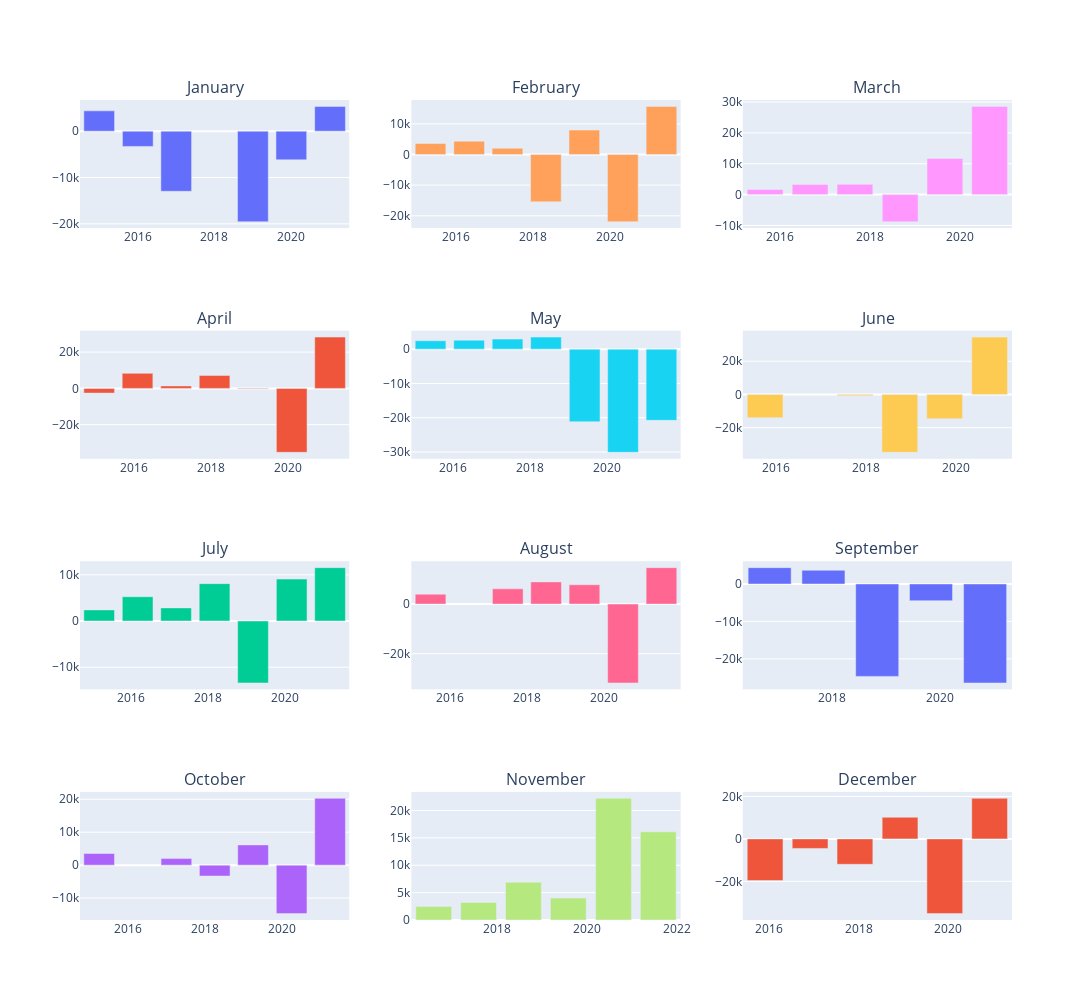

Write notebook code for a chart like this one.
### Code cell
fig = make_subplots(rows=4, cols=3, subplot_titles = ['January', 'February', 'March', 'April', 'May', 'June', 'July', 'August', 'September', 'October', 'November', 'December'] )

n = 0
for i in range(1,4):
    for j in range(1, 5):
        n += 1
        x = df1['Trans_Date'].loc[(df1['Trans_Date'].dt.month==n)]
        y = df1['Total Profit/Loss'].loc[(df1['Trans_Date'].dt.month==n)]
        fig.add_trace(
            go.Bar(x=x , y=y,showlegend=False),
            row=j, col=i
        )
fig.update_layout(height=1000, width=1100)

fig.show()

### Figure 1 — Plotly figure (JSON) as saved in the notebook; plotly's stock layout.template omitted (floating-point values rounded to 4 significant figures)
{"data": [{"showlegend": false, "type": "bar", "x": ["2015-01-02T00:00:00", "2016-01-04T00:00:00", "2017-01-03T00:00:00", "2019-01-02T00:00:00", "2020-01-02T00:00:00", "2021-01-04T00:00:00"], "xaxis": "x", "y": [4384, -3289.0, -12980.0, -19545, -6188.0, 5348.0], "yaxis": "y"}, {"showlegend": false, "type": "bar", "x": ["2015-02-02T00:00:00", "2016-02-01T00:00:00", "2017-02-01T00:00:00", "2018-02-01T00:00:00", "2019-02-01T00:00:00", "2020-02-03T00:00:00", "2021-02-01T00:00:00"], "xaxis": "x4", "y": [-2604.0, 8315, 1377.0, 7168, -294.7, -35272, 28330], "yaxis": "y4"}, {"showlegend": false, "type": "bar", "x": ["2015-03-02T00:00:00", "2016-03-01T00:00:00", "2017-03-01T00:00:00", "2018-03-01T00:00:00", "2019-03-01T00:00:00", "2020-03-02T00:00:00", "2021-03-01T00:00:00"], "xaxis": "x7", "y": [2408, 5255, 2843, 8087.0, -13400.0, 9072, 11550.0], "yaxis": "y7"}, {"showlegend": false, "type": "bar", "x": ["2015-04-01T00:00:00", "2017-04-03T00:00:00", "2018-04-02T00:00:00", "2019-04-01T00:00:00", "2020-04-01T00:00:00", "2021-04-01T00:00:00"], "xaxis": "x10", "y": [3529, 1987, -3319.0, 6139, -14720.0, 20305], "yaxis": "y10"}, {"showlegend": false, "type": "bar", "x": ["2015-05-01T00:00:00", "2016-05-02T00:00:00", "2017-05-01T00:00:00", "2018-05-01T00:00:00", "2019-05-01T00:00:00", "2020-05-01T00:00:00", "2021-05-03T00:00:00"], "xaxis": "x2", "y": [3609, 4364, 2032, -15450.0, 7990.0, -21935, 15700], "yaxis": "y2"}, {"showlegend": false, "type": "bar", "x": ["2015-06-01T00:00:00", "2016-06-01T00:00:00", "2017-06-01T00:00:00", "2018-06-01T00:00:00", "2019-06-03T00:00:00", "2020-06-01T00:00:00", "2021-06-01T00:00:00"], "xaxis": "x5", "y": [2444, 2612, 2929, 3533, -21160.0, -30100.0, -20770.0], "yaxis": "y5"}, {"showlegend": false, "type": "bar", "x": ["2015-07-01T00:00:00", "2017-07-03T00:00:00", "2018-07-02T00:00:00", "2019-07-01T00:00:00", "2020-07-01T00:00:00", "2021-07-01T00:00:00"], "xaxis": "x8", "y": [3971.0, 6141, 8916, 7781, -31750.0, 14648], "yaxis": "y8"}, {"showlegend": false, "type": "bar", "x": ["2016-08-01T00:00:00", "2017-08-01T00:00:00", "2018-08-01T00:00:00", "2019-08-01T00:00:00", "2020-08-03T00:00:00", "2021-08-02T00:00:00"], "xaxis": "x11", "y": [2450, 3209, 6911.0, 4006, 22225, 16100], "yaxis": "y11"}, {"showlegend": false, "type": "bar", "x": ["2015-09-01T00:00:00", "2016-09-01T00:00:00", "2017-09-01T00:00:00", "2018-09-04T00:00:00", "2019-09-03T00:00:00", "2020-09-01T00:00:00"], "xaxis": "x3", "y": [1639.0, 3282, 3323, -8784.0, 11728, 28585], "yaxis": "y3"}, {"showlegend": false, "type": "bar", "x": ["2015-10-01T00:00:00", "2017-10-02T00:00:00", "2018-10-01T00:00:00", "2019-10-01T00:00:00", "2020-10-01T00:00:00"], "xaxis": "x6", "y": [-13990.0, -843.0, -34880.0, -14620.0, 34600], "yaxis": "y6"}, {"showlegend": false, "type": "bar", "x": ["2016-11-01T00:00:00", "2017-11-01T00:00:00", "2018-11-01T00:00:00", "2019-11-01T00:00:00", "2020-11-02T00:00:00"], "xaxis": "x9", "y": [4364, 3671, -24690.0, -4474.0, -26447], "yaxis": "y9"}, {"showlegend": false, "type": "bar", "x": ["2015-12-01T00:00:00", "2016-12-01T00:00:00", "2017-12-01T00:00:00", "2018-12-03T00:00:00", "2019-12-02T00:00:00", "2020-12-01T00:00:00"], "xaxis": "x12", "y": [-19630.0, -4508.0, -11960.0, 10175, -35183, 19112], "yaxis": "y12"}], "layout": {"annotations": [{"font": {"size": 16}, "showarrow": false, "text": "January", "x": 0.1444, "xanchor": "center", "xref": "paper", "y": 1, "yanchor": "bottom", "yref": "paper"}, {"font": {"size": 16}, "showarrow": false, "text": "February", "x": 0.5, "xanchor": "center", "xref": "paper", "y": 1, "yanchor": "bottom", "yref": "paper"}, {"font": {"size": 16}, "showarrow": false, "text": "March", "x": 0.8556, "xanchor": "center", "xref": "paper", "y": 1, "yanchor": "bottom", "yref": "paper"}, {"font": {"size": 16}, "showarrow": false, "text": "April", "x": 0.1444, "xanchor": "center", "xref": "paper", "y": 0.7188, "yanchor": "bottom", "yref": "paper"}, {"font": {"size": 16}, "showarrow": false, "text": "May", "x": 0.5, "xanchor": "center", "xref": "paper", "y": 0.7188, "yanchor": "bottom", "yref": "paper"}, {"font": {"size": 16}, "showarrow": false, "text": "June", "x": 0.8556, "xanchor": "center", "xref": "paper", "y": 0.7188, "yanchor": "bottom", "yref": "paper"}, {"font": {"size": 16}, "showarrow": false, "text": "July", "x": 0.1444, "xanchor": "center", "xref": "paper", "y": 0.4375, "yanchor": "bottom", "yref": "paper"}, {"font": {"size": 16}, "showarrow": false, "text": "August", "x": 0.5, "xanchor": "center", "xref": "paper", "y": 0.4375, "yanchor": "bottom", "yref": "paper"}, {"font": {"size": 16}, "showarrow": false, "text": "September", "x": 0.8556, "xanchor": "center", "xref": "paper", "y": 0.4375, "yanchor": "bottom", "yref": "paper"}, {"font": {"size": 16}, "showarrow": false, "text": "October", "x": 0.1444, "xanchor": "center", "xref": "paper", "y": 0.1562, "yanchor": "bottom", "yref": "paper"}, {"font": {"size": 16}, "showarrow": false, "text": "November", "x": 0.5, "xanchor": "center", "xref": "paper", "y": 0.1562, "yanchor": "bottom", "yref": "paper"}, {"font": {"size": 16}, "showarrow": false, "text": "December", "x": 0.8556, "xanchor": "center", "xref": "paper", "y": 0.1562, "yanchor": "bottom", "yref": "paper"}], "height": 1000, "width": 1100, "xaxis": {"anchor": "y", "autorange": true, "domain": [0, 0.2889], "range": ["2014-07-03 12:00", "2021-07-05 12:00"], "type": "date"}, "xaxis10": {"anchor": "y10", "autorange": true, "domain": [0, 0.2889], "range": ["2014-10-01", "2021-09-30"], "type": "date"}, "xaxis11": {"anchor": "y11", "autorange": true, "domain": [0.3556, 0.6444], "range": ["2016-02-01", "2022-01-31"], "type": "date"}, "xaxis12": {"anchor": "y12", "autorange": true, "domain": [0.7111, 1], "range": ["2015-06-02", "2021-06-01"], "type": "date"}, "xaxis2": {"anchor": "y2", "autorange": true, "domain": [0.3556, 0.6444], "range": ["2014-10-31", "2021-11-01"], "type": "date"}, "xaxis3": {"anchor": "y3", "autorange": true, "domain": [0.7111, 1], "range": ["2015-03-03", "2021-03-02"], "type": "date"}, "xaxis4": {"anchor": "y4", "autorange": true, "domain": [0, 0.2889], "range": ["2014-08-04", "2021-08-02"], "type": "date"}, "xaxis5": {"anchor": "y5", "autorange": true, "domain": [0.3556, 0.6444], "range": ["2014-12-01", "2021-11-30"], "type": "date"}, "xaxis6": {"anchor": "y6", "autorange": true, "domain": [0.7111, 1], "range": ["2015-04-02", "2021-04-01"], "type": "date"}, "xaxis7": {"anchor": "y7", "autorange": true, "domain": [0, 0.2889], "range": ["2014-09-01", "2021-08-30"], "type": "date"}, "xaxis8": {"anchor": "y8", "autorange": true, "domain": [0.3556, 0.6444], "range": ["2014-12-31", "2021-12-30"], "type": "date"}, "xaxis9": {"anchor": "y9", "autorange": true, "domain": [0.7111, 1], "range": ["2016-05-02 12:00", "2021-05-03 12:00"], "type": "date"}, "yaxis": {"anchor": "x", "autorange": true, "domain": [0.8438, 1], "range": [-20930.0, 6731.0], "type": "linear"}, "yaxis10": {"anchor": "x10", "autorange": true, "domain": [0, 0.1562], "range": [-16670.0, 22250.0], "type": "linear"}, "yaxis11": {"anchor": "x11", "autorange": true, "domain": [0, 0.1562], "range": [0, 23390.0], "type": "linear"}, "yaxis12": {"anchor": "x12", "autorange": true, "domain": [0, 0.1562], "range": [-38200.0, 22130.0], "type": "linear"}, "yaxis2": {"anchor": "x2", "autorange": true, "domain": [0.8438, 1], "range": [-24030.0, 17790.0], "type": "linear"}, "yaxis3": {"anchor": "x3", "autorange": true, "domain": [0.8438, 1], "range": [-10860.0, 30660.0], "type": "linear"}, "yaxis4": {"anchor": "x4", "autorange": true, "domain": [0.5625, 0.7188], "range": [-38810.0, 31860.0], "type": "linear"}, "yaxis5": {"anchor": "x5", "autorange": true, "domain": [0.5625, 0.7188], "range": [-31970.0, 5402.0], "type": "linear"}, "yaxis6": {"anchor": "x6", "autorange": true, "domain": [0.5625, 0.7188], "range": [-38730.0, 38460.0], "type": "linear"}, "yaxis7": {"anchor": "x7", "autorange": true, "domain": [0.2812, 0.4375], "range": [-14790.0, 12930.0], "type": "linear"}, "yaxis8": {"anchor": "x8", "autorange": true, "domain": [0.2812, 0.4375], "range": [-34330.0, 17230.0], "type": "linear"}, "yaxis9": {"anchor": "x9", "autorange": true, "domain": [0.2812, 0.4375], "range": [-28160.0, 6076.0], "type": "linear"}}}
